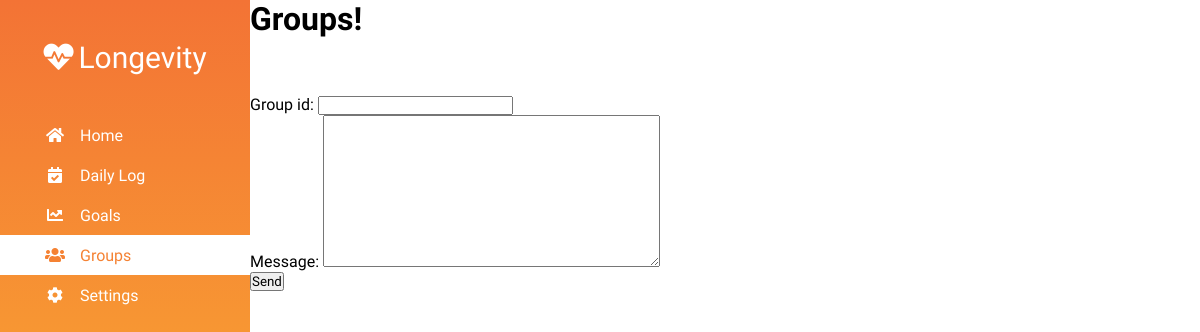
/tracker/groups/ (signed in), run on an earlier commit of the app's database.
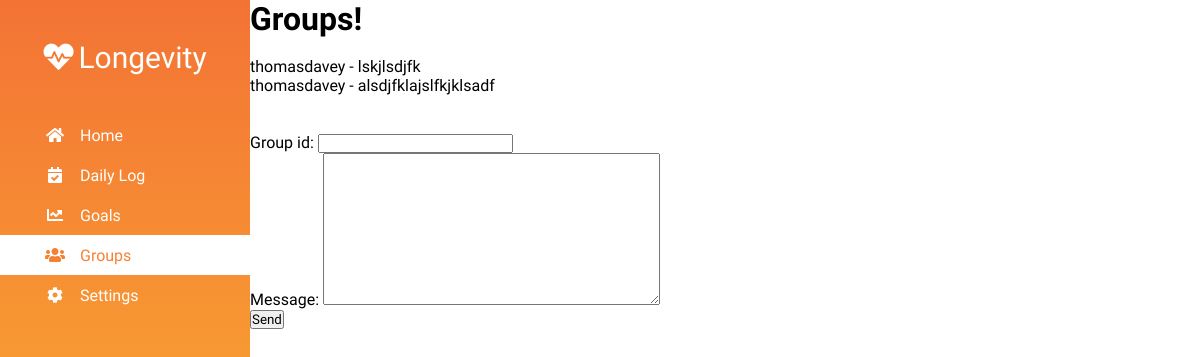
And on a later commit of the database.
### tracker/models.py (models this page shows, shortened)
class Message(models.Model):
    group_id = models.CharField(max_length=100, null=True)
    author = models.ForeignKey(User, on_delete=models.CASCADE, db_column='author')
    message = models.TextField(null=True)
    date_posted = models.DateTimeField(auto_now_add=True)

### tracker/views.py (the view)
# urls.py: path('groups/', views.groups, name='tracker-groups'),
@login_required()
def groups(request):
    messages = Message.objects.all()
    form = MessageForm(request.POST or None)
    if form.is_valid():
        message = form.save(commit=False)
        message.author = request.user
        message.save()
        form = MessageForm()
    context = {
        'messages': messages,
        'selected': 'Groups',
        'form': form
    }
    return render(request, 'groups.html', context)

### tracker/forms.py
class MessageForm(forms.ModelForm):
    class Meta:
        model = Message
        fields = ['group_id', 'message']
        exclude = ['author']

### tracker/templates/groups.html (shortened to what this page needs)
{% extends 'template.html' %}
{% block content %}
    <h1>Groups!</h1><br>
    {%  for message in messages %}
        <p>{{ message.author.username }} - {{ message.message }}</p>
    {% endfor %}
    <br><br>
    <form action="/tracker/groups/" method="POST">
        {{ form.as_p }}
        <input type="submit" value="Send">
    </form>
{% endblock content %}

What changed in the data, as far as the page shows it:
added Message: author.username "thomasdavey", message "lskjlsdjfk"
added Message: author.username "thomasdavey", message "alsdjfklajslfkjklsadf"
